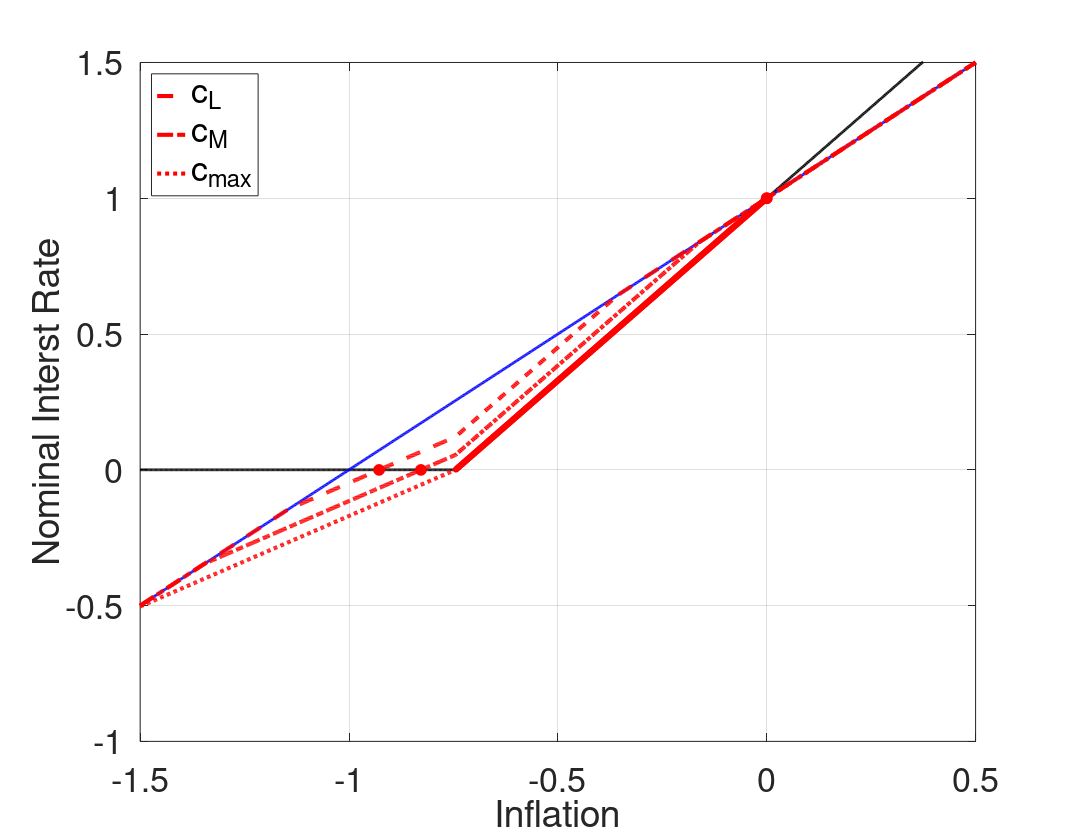

The MATLAB script that drew this image:
%--------------------------------------------------------------------------
% File Name: RAFR_cPHIpi_lb.m
% Author: Philip Coyle
% Date Created: 01/07/2019
% cd /mq/philipprojects/RA_Work/Taisuke_Nakata/Zero_Lower_Bound/DeflationaryRegime/Uncertainty/Draft/Figs/iid/3state_iid_shock/RAFR
% RAFR_cPHIpi_lb
%--------------------------------------------------------------------------

clear all
close all
clc

%% Model Calibration
cBET = 1/1.0025;
cSIGMA = 1;
cKAPPA = 0.02;
cRstar = 1/400;
p_m = 0.5; %Probability of being in the middle state 

cPHIpi = 2/(p_m - cKAPPA*cSIGMA*(1-p_m) + 1);
cSHOCK_lb =((cRstar)*(cPHIpi - 1))/(cKAPPA*cPHIpi*cSIGMA);
cSHOCK_ub =((cRstar)*(cKAPPA*cPHIpi*cSIGMA + 1))/(cKAPPA*cPHIpi*cSIGMA);
cSHOCK_bound = -(2*(cRstar)*(cPHIpi - 1)*(cKAPPA*cPHIpi*cSIGMA + 1))/(cKAPPA*cPHIpi^2*cSIGMA*(cKAPPA*cSIGMA + 1)*(p_m - 1));

cSHOCK_grid = [0.05, 0.075 max([cSHOCK_lb,cSHOCK_ub,cSHOCK_bound])];

%% Housekeeping
% Set Grid Intervals
pi_m_low = -1.5/400;
pi_m_high = 0.5/400;
numgrid = 1001;
pi_m = linspace(pi_m_low,pi_m_high, numgrid)';

% Allocate Space
inx_ub = zeros(length(cSHOCK_grid),1);
pi_ub_zlb = zeros(length(cSHOCK_grid),1);
inx_lb = zeros(length(cSHOCK_grid),1);
pi_lb_zlb = zeros(length(cSHOCK_grid),1);
rafr = zeros(numgrid,length(cSHOCK_grid));


% Find max inflation that leads to ZLB binding
bound = -cRstar/cPHIpi;

inx_m = find(min(abs(pi_m - bound)) == abs(pi_m - bound));
% Find pi_m point where middle state interst rate binds
pi_m_zlb = pi_m(inx_m);

% Taylor Rule
tr = max(0,cRstar + cPHIpi*pi_m);

% 'Riskless' Fisher Relation
fr = pi_m + cRstar;

for j = 1:length(cSHOCK_grid)
    cSHOCK = cSHOCK_grid(j);
    %% Policy Functions from below (Assume middle state interst rate binds)
    % Low  High state inflation & expected inflation (as functions of middle state inflation)
    pi_l_b = pi_m - cKAPPA*cSIGMA*cSHOCK;
    pi_h_b = (pi_m - cKAPPA*cSIGMA*(cRstar - cSHOCK))/(1+cKAPPA*cSIGMA*cPHIpi);
    exp_pi_b = (1-p_m)/2*pi_l_b + p_m*pi_m + (1-p_m)/2*pi_h_b;

    % Low Middle and High state output & expected output (as functions of middle state inflation)
    y_m_b = (pi_m - cBET*exp_pi_b)/cKAPPA;
    y_l_b = y_m_b - cSIGMA*cSHOCK;
    y_h_b = y_m_b - cSIGMA*(cRstar + cPHIpi*pi_h_b - cSHOCK);
    exp_y_b = (1-p_m)/2*y_l_b + p_m*y_m_b + (1-p_m)/2*y_h_b;

    % Find pi_m point where high state interst rate binds
    inx_lb(j) = find(min(abs(pi_h_b - bound)) == abs(pi_h_b - bound),1);
    pi_lb_zlb(j) = pi_m(inx_lb(j));

    %% Policy Functions from above (Assume middle state interst rate does not bind)
    % Low  High state inflation & expected inflation (as functions of middle state inflation)
    pi_l_a = pi_m*(1+cKAPPA*cSIGMA*cPHIpi) + cKAPPA*cSIGMA*(cRstar - cSHOCK);
    pi_h_a = pi_m + (cKAPPA*cSIGMA*cSHOCK)/(1+cKAPPA*cSIGMA*cPHIpi);
    exp_pi_a = (1-p_m)/2*pi_l_a + p_m*pi_m + (1-p_m)/2*pi_h_a;

    % Low Middle and High state output & expected output (as functions of middle state inflation)
    y_m_a = (pi_m - cBET*exp_pi_a)/cKAPPA;
    y_l_a = y_m_a + cSIGMA*(cPHIpi*pi_m + cRstar - cSHOCK);
    y_h_a = y_m_a + cSIGMA*(cPHIpi*(pi_m - pi_h_a) + cSHOCK);
    exp_y_a = (1-p_m)/2*y_l_a + p_m*y_m_a + (1-p_m)/2*y_h_a;

    % Find pi_m point where low state interst rate binds
    inx_ub(j) = find(min(abs(pi_l_a - bound)) == abs(pi_l_a - bound),1);
    pi_ub_zlb(j) = pi_m(inx_ub(j));

    %% Define Risk Adjusted Fisher Relationship   
    for i = 1:numgrid
        if pi_m(i) < pi_lb_zlb(j) || pi_m(i) > pi_ub_zlb(j)
            rafr(i,j) = pi_m(i) + cRstar;
        elseif pi_m(i) <= pi_m_zlb
            rafr(i,j) = cRstar + pi_m(i) + (exp_pi_b(i) - pi_m(i)) + 1/cSIGMA*(exp_y_b(i) - y_m_b(i));
        elseif pi_m(i) <= pi_ub_zlb(j)
            rafr(i,j) = cRstar + pi_m(i) + (exp_pi_a(i) - pi_m(i)) + 1/cSIGMA*(exp_y_a(i) - y_m_a(i));
        end
    end
end
        
%% Plotting
type = {'--','-.',':'};

fig(1) = figure(1);
grid on
box on
hold on
plot(400*pi_m, 400*tr,'Color','k','LineWidth',2);
plot(400*pi_m, 400*fr,'Color','b','LineWidth',2);
for j = 1:length(cSHOCK_grid)
    if j == length(cSHOCK_grid)
        RSS = find(abs(tr - rafr(:,j)) < eps);   
    else
        [~,inx] = sort(abs(tr - rafr(:,j)));
        RSS = inx(1:2);
        it = 2;
        while abs(RSS(1) - RSS(2)) <= 10
            RSS(2) = inx(it + 1);
            it = it + 1;
        end
    end    
    h(j) = plot(400*pi_m, 400*rafr(:,j),'Color','r','LineStyle',type{j},'LineWidth',3);
    if j ~= 3
        p1 = plot(400*pi_m(RSS(1)),400*rafr(RSS(1),j));
        p2 = plot(400*pi_m(RSS(2)),400*rafr(RSS(2),j)); 
        set([p1 p2],'Marker','o','MarkerEdgeColor','r','MarkerFaceColor','r','MarkerSize',8)
    else
        p1 = plot(400*pi_m(RSS),400*rafr(RSS,j));
        set(p1,'Marker','o','MarkerEdgeColor','r','MarkerFaceColor','r','MarkerSize',4)
    end
end

xlabel('Inflation','FontSize',16)
ylabel('Nominal Interst Rate','FontSize',16)
set(gca,'Xlim',[400*pi_m(1), 400*pi_m(end)],'Ylim',[-1 1.5],'FontSize',25) 
L = legend([h(1) h(2) h(3)],'c_L','c_M','c_{max}');
set(L,'Location','NorthWest','Fontsize',25)

savedir = cd;
if ispc 
    savedir = fullfile(savedir, '..\..\..');
    savedir = strcat(savedir,'\Final\');
else
    savedir = fullfile(savedir, '../../..');
    savedir = strcat(savedir,'/Final/');
end

set(fig(1),'PaperOrientation','Landscape');
set(fig(1),'PaperPosition',[0 0 11 8.5]);
print(fig(1),'-dpdf',strcat(savedir,'iid_RAFR_cPHIpi_lb.pdf'));

